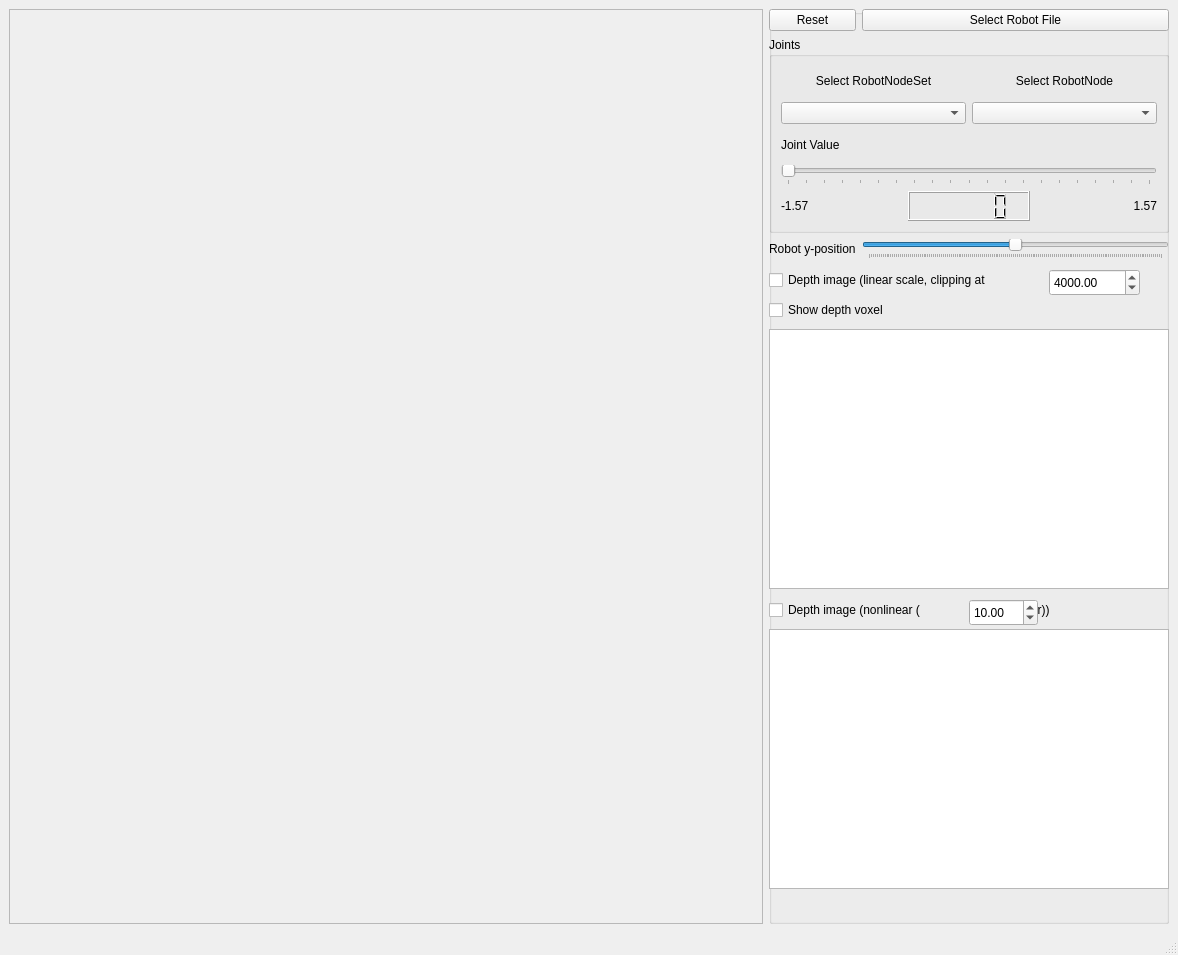
<?xml version="1.0" encoding="UTF-8"?>
<ui version="4.0">
 <class>MainWindowCamera</class>
 <widget class="QMainWindow" name="MainWindowCamera">
  <property name="geometry">
   <rect>
    <x>0</x>
    <y>0</y>
    <width>1178</width>
    <height>955</height>
   </rect>
  </property>
  <property name="windowTitle">
   <string>Simox - VirtualRobot - Show Robot</string>
  </property>
  <widget class="QWidget" name="centralwidget">
   <layout class="QGridLayout" name="gridLayout">
    <item row="0" column="0">
     <widget class="QFrame" name="frameViewer">
      <property name="frameShape">
       <enum>QFrame::StyledPanel</enum>
      </property>
      <property name="frameShadow">
       <enum>QFrame::Raised</enum>
      </property>
     </widget>
    </item>
    <item row="0" column="1">
     <widget class="QGroupBox" name="groupBox">
      <property name="maximumSize">
       <size>
        <width>400</width>
        <height>16777215</height>
       </size>
      </property>
      <property name="title">
       <string/>
      </property>
      <widget class="QWidget" name="widget_2" native="true">
       <property name="geometry">
        <rect>
         <x>0</x>
         <y>0</y>
         <width>400</width>
         <height>250</height>
        </rect>
       </property>
       <property name="sizePolicy">
        <sizepolicy hsizetype="Preferred" vsizetype="Preferred">
         <horstretch>0</horstretch>
         <verstretch>0</verstretch>
        </sizepolicy>
       </property>
       <layout class="QGridLayout" name="gridLayout_3">
        <item row="0" column="0">
         <widget class="QPushButton" name="pushButtonReset">
          <property name="text">
           <string>Reset</string>
          </property>
         </widget>
        </item>
        <item row="0" column="1">
         <widget class="QPushButton" name="pushButtonLoad">
          <property name="text">
           <string>Select Robot File</string>
          </property>
         </widget>
        </item>
        <item row="1" column="0" colspan="2">
         <widget class="QGroupBox" name="groupBox_2">
          <property name="title">
           <string>Joints</string>
          </property>
          <layout class="QGridLayout" name="gridLayout_4">
           <item row="1" column="1">
            <widget class="QComboBox" name="comboBoxJoint"/>
           </item>
           <item row="1" column="0">
            <widget class="QComboBox" name="comboBoxRobotNodeSet"/>
           </item>
           <item row="0" column="0">
            <widget class="QLabel" name="label_3">
             <property name="text">
              <string>Select RobotNodeSet</string>
             </property>
             <property name="alignment">
              <set>Qt::AlignCenter</set>
             </property>
            </widget>
           </item>
           <item row="0" column="1">
            <widget class="QLabel" name="label_4">
             <property name="text">
              <string>Select RobotNode</string>
             </property>
             <property name="alignment">
              <set>Qt::AlignCenter</set>
             </property>
            </widget>
           </item>
           <item row="3" column="0" colspan="2">
            <widget class="QSlider" name="horizontalSliderPos">
             <property name="maximum">
              <number>1000</number>
             </property>
             <property name="pageStep">
              <number>50</number>
             </property>
             <property name="orientation">
              <enum>Qt::Horizontal</enum>
             </property>
             <property name="tickPosition">
              <enum>QSlider::TicksBelow</enum>
             </property>
            </widget>
           </item>
           <item row="4" column="0" colspan="2">
            <layout class="QHBoxLayout" name="horizontalLayout">
             <item>
              <widget class="QLabel" name="labelMinPos">
               <property name="text">
                <string>-1.57</string>
               </property>
              </widget>
             </item>
             <item>
              <widget class="QLCDNumber" name="lcdNumberJointValue">
               <property name="frameShadow">
                <enum>QFrame::Raised</enum>
               </property>
               <property name="smallDecimalPoint">
                <bool>true</bool>
               </property>
               <property name="digitCount">
                <number>5</number>
               </property>
               <property name="segmentStyle">
                <enum>QLCDNumber::Filled</enum>
               </property>
               <property name="value" stdset="0">
                <double>0.000000000000000</double>
               </property>
              </widget>
             </item>
             <item>
              <widget class="QLabel" name="labelMaxPos">
               <property name="layoutDirection">
                <enum>Qt::RightToLeft</enum>
               </property>
               <property name="text">
                <string>1.57</string>
               </property>
               <property name="alignment">
                <set>Qt::AlignRight|Qt::AlignTrailing|Qt::AlignVCenter</set>
               </property>
              </widget>
             </item>
            </layout>
           </item>
           <item row="2" column="0" colspan="2">
            <widget class="QLabel" name="label_2">
             <property name="text">
              <string>Joint Value</string>
             </property>
            </widget>
           </item>
          </layout>
         </widget>
        </item>
        <item row="2" column="0">
         <widget class="QLabel" name="label">
          <property name="text">
           <string>Robot y-position</string>
          </property>
         </widget>
        </item>
        <item row="2" column="1">
         <widget class="QSlider" name="horizontalSliderRobotY">
          <property name="minimum">
           <number>-750</number>
          </property>
          <property name="maximum">
           <number>750</number>
          </property>
          <property name="orientation">
           <enum>Qt::Horizontal</enum>
          </property>
          <property name="invertedAppearance">
           <bool>false</bool>
          </property>
          <property name="invertedControls">
           <bool>false</bool>
          </property>
          <property name="tickPosition">
           <enum>QSlider::TicksBelow</enum>
          </property>
         </widget>
        </item>
       </layout>
      </widget>
      <widget class="QWidget" name="widget" native="true">
       <property name="geometry">
        <rect>
         <x>0</x>
         <y>260</y>
         <width>400</width>
         <height>621</height>
        </rect>
       </property>
       <widget class="QCheckBox" name="checkBoxDepthCam1">
        <property name="geometry">
         <rect>
          <x>0</x>
          <y>0</y>
          <width>391</width>
          <height>22</height>
         </rect>
        </property>
        <property name="text">
         <string>Depth image (linear scale, clipping at                              )</string>
        </property>
       </widget>
       <widget class="QGraphicsView" name="cam1">
        <property name="geometry">
         <rect>
          <x>0</x>
          <y>60</y>
          <width>400</width>
          <height>260</height>
         </rect>
        </property>
        <property name="sizePolicy">
         <sizepolicy hsizetype="Fixed" vsizetype="Fixed">
          <horstretch>0</horstretch>
          <verstretch>0</verstretch>
         </sizepolicy>
        </property>
        <property name="minimumSize">
         <size>
          <width>11</width>
          <height>0</height>
         </size>
        </property>
        <property name="verticalScrollBarPolicy">
         <enum>Qt::ScrollBarAlwaysOff</enum>
        </property>
        <property name="horizontalScrollBarPolicy">
         <enum>Qt::ScrollBarAlwaysOff</enum>
        </property>
       </widget>
       <widget class="QCheckBox" name="checkBoxDepthCam2">
        <property name="geometry">
         <rect>
          <x>0</x>
          <y>330</y>
          <width>391</width>
          <height>22</height>
         </rect>
        </property>
        <property name="text">
         <string>Depth image (nonlinear (                       *z-buffer))</string>
        </property>
       </widget>
       <widget class="QGraphicsView" name="cam2">
        <property name="geometry">
         <rect>
          <x>0</x>
          <y>360</y>
          <width>400</width>
          <height>260</height>
         </rect>
        </property>
        <property name="sizePolicy">
         <sizepolicy hsizetype="Fixed" vsizetype="Fixed">
          <horstretch>0</horstretch>
          <verstretch>0</verstretch>
         </sizepolicy>
        </property>
        <property name="verticalScrollBarPolicy">
         <enum>Qt::ScrollBarAlwaysOff</enum>
        </property>
        <property name="horizontalScrollBarPolicy">
         <enum>Qt::ScrollBarAlwaysOff</enum>
        </property>
       </widget>
       <widget class="QDoubleSpinBox" name="doubleSpinBoxNonLinFactor">
        <property name="geometry">
         <rect>
          <x>200</x>
          <y>330</y>
          <width>69</width>
          <height>27</height>
         </rect>
        </property>
        <property name="maximum">
         <double>1000.000000000000000</double>
        </property>
        <property name="value">
         <double>10.000000000000000</double>
        </property>
       </widget>
       <widget class="QDoubleSpinBox" name="doubleSpinBoxDepthLinClip">
        <property name="geometry">
         <rect>
          <x>280</x>
          <y>0</y>
          <width>91</width>
          <height>27</height>
         </rect>
        </property>
        <property name="minimum">
         <double>11.000000000000000</double>
        </property>
        <property name="maximum">
         <double>10000.000000000000000</double>
        </property>
        <property name="singleStep">
         <double>10.000000000000000</double>
        </property>
        <property name="value">
         <double>4000.000000000000000</double>
        </property>
       </widget>
       <widget class="QCheckBox" name="checkBoxShowDepthVoxel">
        <property name="geometry">
         <rect>
          <x>0</x>
          <y>30</y>
          <width>381</width>
          <height>22</height>
         </rect>
        </property>
        <property name="text">
         <string>Show depth voxel</string>
        </property>
       </widget>
      </widget>
     </widget>
    </item>
   </layout>
  </widget>
  <widget class="QMenuBar" name="menubar">
   <property name="geometry">
    <rect>
     <x>0</x>
     <y>0</y>
     <width>1178</width>
     <height>25</height>
    </rect>
   </property>
  </widget>
  <widget class="QStatusBar" name="statusbar"/>
 </widget>
 <resources/>
 <connections/>
</ui>
